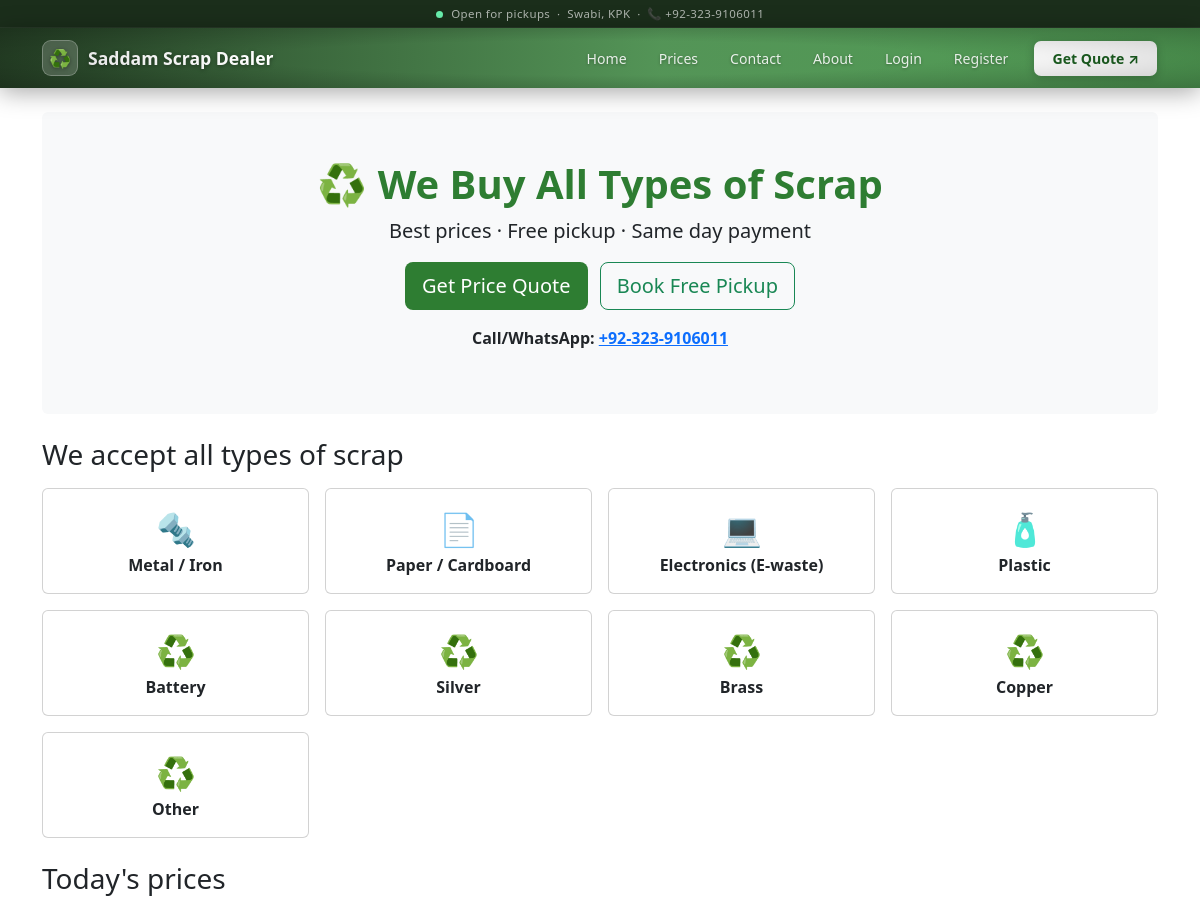
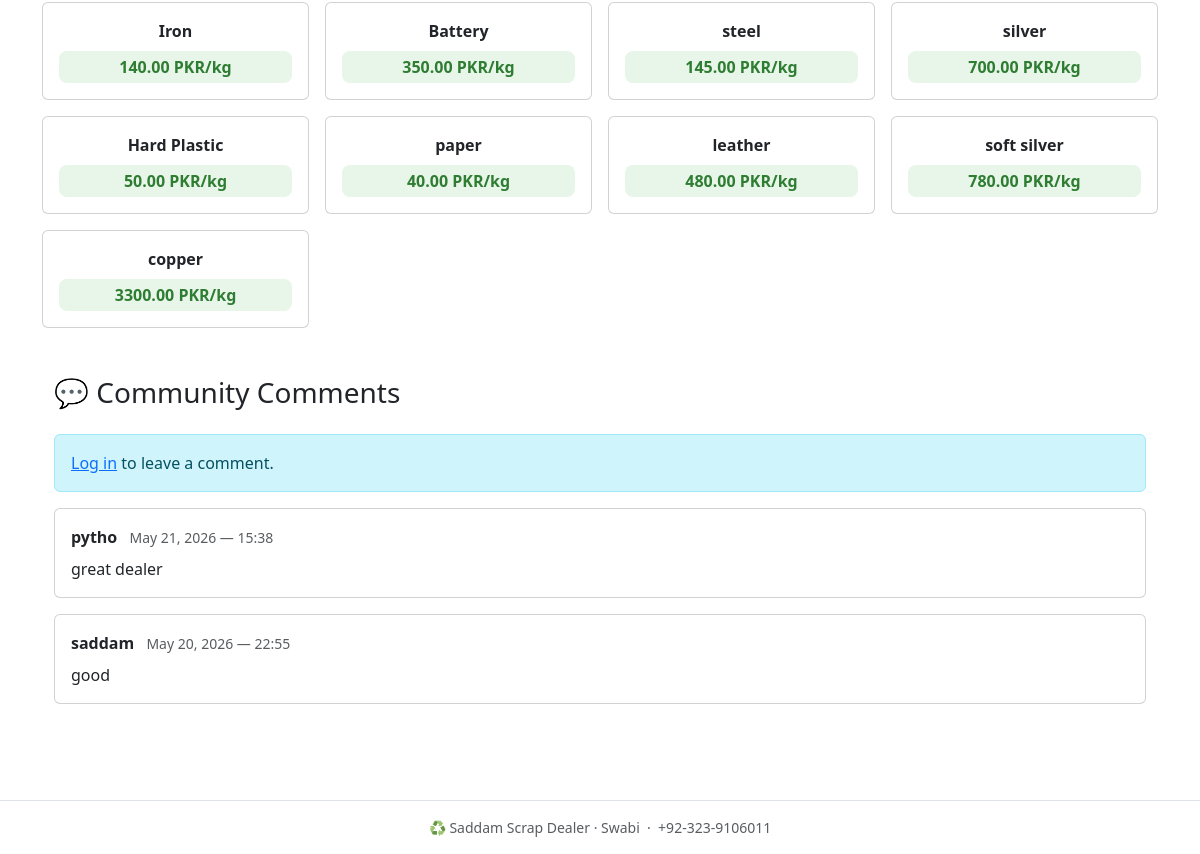
The page / on the database its author committed (2 pictures, top to bottom).
### myapp/models.py (models this page shows, shortened)
class ScrapPrice(models.Model):
    material = models.CharField(max_length=100)
    scrap_type = models.CharField(max_length=20, choices=SCRAP_TYPES)
    price_per_kg = models.DecimalField(max_digits=8, decimal_places=2)
    unit = models.CharField(max_length=20, default='PKR/kg')
    updated_at = models.DateTimeField(auto_now=True)

class Comment(models.Model):
    user = models.ForeignKey(User, on_delete=models.CASCADE)
    content = models.TextField()
    created_at = models.DateTimeField(auto_now_add=True)
    class Meta:
        ordering = ['-created_at']

### myapp/views.py (the view)
# urls.py: 2. Add a URL to urlpatterns:  path('', views.home, name='home')
def home(request):
    comments = Comment.objects.select_related('user').all()
    form = CommentForm()
    prices = ScrapPrice.objects.all()          # real queryset
    scrap_types = SCRAP_TYPES                  # import from models.py
    return render(request, 'myapp/home.html', {
        'comments': comments,
        'form': form,
        'prices': prices,
        'scrap_types': scrap_types,
    })

### templates/myapp/home.html (shortened to what this page needs)
{% extends 'base.html' %}
{% block content %}
<div class="text-center py-5 bg-light rounded mb-4">
  <h1 class="fw-bold" style="color:#2e7d32">♻ We Buy All Types of Scrap</h1>
  <p class="lead">Best prices · Free pickup · Same day payment</p>
  <a href="{% url 'get_quote' %}" class="btn btn-scrap btn-lg me-2">Get Price Quote</a>
  <a href="{% url 'book_pickup' %}" class="btn btn-outline-success btn-lg">Book Free Pickup</a>
  <p class="mt-3"><strong>Call/WhatsApp: <a href="https://wa.me/923239106011">+92-323-9106011</a></strong></p>
</div>
<h3 class="mb-3">We accept all types of scrap</h3>
<div class="row g-3 mb-4">
  {% for label, name in scrap_types %}
  <div class="col-6 col-md-3">
    <div class="card text-center p-3 h-100">
      <div style="font-size:2rem">
        {% if label == 'metal' %}🔩{% elif label == 'paper' %}📄{% elif label == 'electronics' %}💻{% elif label == 'plastic' %}🧴{% else %}♻{% endif %}
      </div>
      <strong>{{ name }}</strong>
    </div>
  </div>
  {% endfor %}
</div>
<h3>Today's prices</h3>
<div class="row g-3">
  {% for p in prices %}
  <div class="col-6 col-md-3">
    <div class="card p-3 text-center">
      <div class="fw-bold">{{ p.material }}</div>
      <div class="price-badge mt-2">{{ p.price_per_kg }} {{ p.unit }}</div>
    </div>
  </div>
  {% endfor %}
</div>
<section class="container my-5">
  <h3 class="mb-4">💬 Community Comments</h3>
  {% if user.is_authenticated %}
    <form action="{% url 'add_comment' %}" method="POST" class="mb-4">
      {% csrf_token %}
      {{ form }}
      <button type="submit" class="btn btn-success mt-2">Post Comment</button>
    </form>
  {% else %}
    <div class="alert alert-info">
      <a href="{% url 'login' %}">Log in</a> to leave a comment.
    </div>
  {% endif %}
  {% if comments %}
    {% for comment in comments %}
      <div class="card mb-3">
        <div class="card-body">
          <div class="d-flex justify-content-between align-items-start">
            <div>
              <strong>{{ comment.user.username }}</strong>
              <small class="text-muted ms-2">{{ comment.created_at|date:"M d, Y — H:i" }}</small>
            </div>
          </div>
          <p class="mt-2 mb-0">{{ comment.content }}</p>
        </div>
      </div>
    {% endfor %}
  {% else %}
    <p class="text-muted">No comments yet. Be the first!</p>
  {% endif %}
</section>
{% endblock %}

### templates/base.html (shortened to what this page needs)
<!DOCTYPE html>
<html lang="en">
<head>
  <link href="https://cdn.jsdelivr.net/npm/bootstrap@5.3.0/dist/css/bootstrap.min.css" rel="stylesheet">
</head>
<body>
<div class="navbar-statusbar">
  <span class="dot"></span>
  Open for pickups &nbsp;·&nbsp; Swabi, KPK &nbsp;·&nbsp; 📞 +92-323-9106011
</div>
<nav class="navbar navbar-expand-lg">
  <div class="container">
    <a class="navbar-brand" href="/">
      <div class="navbar-brand-icon">♻</div>
      Saddam Scrap Dealer
    </a>
    <div class="collapse navbar-collapse" id="nav">
    <ul class="navbar-nav ms-auto align-items-center gap-1 py-2 py-lg-0">
  <li class="nav-item"><a class="nav-link" href="{% url 'home' %}">Home</a></li>
  <li class="nav-item"><a class="nav-link" href="{% url 'prices' %}">Prices</a></li>
  <li class="nav-item"><a class="nav-link" href="{% url 'contact' %}">Contact</a></li>
  <li class="nav-item"><a class="nav-link" href="{% url '_about' %}">About</a></li>
  {% if user.is_authenticated %}
    <li class="nav-item"><a class="nav-link" href="{% url 'book_pickup' %}">Book Pickup</a></li>
    <li class="nav-item"><span class="nav-link text-white-50">👤 {{ user.username }}</span></li>
    <li class="nav-item"><a class="nav-link" href="{% url 'logout' %}">Logout</a></li>
  {% else %}
    <li class="nav-item"><a class="nav-link" href="{% url 'login' %}">Login</a></li>
    <li class="nav-item"><a class="nav-link" href="{% url 'register' %}">Register</a></li>
  {% endif %}
  <li class="nav-item">
    <a class="nav-link nav-cta" href="{% url 'get_quote' %}">Get Quote ↗</a>
  </li>
</ul>
    </div>
  </div>
</nav>
<main class="container py-4">
  {% block content %}{% endblock %}
</main>
<footer class="text-center py-3 mt-4 border-top text-muted small">
  ♻ Saddam Scrap Dealer · Swabi &nbsp;·&nbsp; +92-323-9106011
</footer>
</body>
</html>

### templates/base.html (style rules this page uses)
.navbar { background: linear-gradient(90deg, rgba(20, 50, 20, 0.92) 0%, rgba(46, 125, 50, 0.82) 55%, rgba(56, 142, 60, 0.88) 100%), url('https://images.unsplash.com/photo-1558618666-fcd25c85cd64?w=1400&q=80&fit=crop') center / cover no-repeat !important; padding: 0; box-shadow: 0 4px 24px rgba(0, 0, 0, 0.35); position: relative; overflow: hidden; }
.navbar::before { content: ''; position: absolute; inset: 0; background: radial-gradient(ellipse at center, transparent 40%, rgba(0,0,0,0.25) 100%); pointer-events: none; }
.navbar-brand { font-weight: 700; font-size: 1.1rem; color: #fff !important; display: flex; align-items: center; gap: 10px; padding: 12px 0; text-shadow: 0 1px 4px rgba(0,0,0,0.4); }
.navbar-brand-icon { width: 36px; height: 36px; background: rgba(255, 255, 255, 0.18); backdrop-filter: blur(4px); border: 1px solid rgba(255,255,255,0.25); border-radius: 9px; display: flex; align-items: center; justify-content: center; font-size: 18px; transition: background 0.2s, transform 0.2s; }
.navbar-nav .nav-link { color: rgba(255, 255, 255, 0.88) !important; font-size: 0.88rem; padding: 8px 13px !important; border-radius: 7px; transition: background 0.18s, color 0.18s, transform 0.15s; margin: 0 1px; text-shadow: 0 1px 3px rgba(0,0,0,0.3); }
.navbar-nav .nav-link.nav-cta { background: #fff; color: #1b5e20 !important; font-weight: 700; margin-left: 8px; padding: 7px 18px !important; text-shadow: none; box-shadow: 0 2px 10px rgba(0,0,0,0.2); }
.navbar-statusbar { background: rgba(15, 35, 15, 0.95); color: rgba(255,255,255,0.65); font-size: 11.5px; padding: 5px 0; text-align: center; letter-spacing: 0.4px; border-bottom: 1px solid rgba(255,255,255,0.06); }
.navbar-statusbar .dot { display: inline-block; width: 7px; height: 7px; border-radius: 50%; background: #69f0ae; margin-right: 5px; vertical-align: middle; animation: pulse 2s infinite; }
.btn-scrap { background: #2e7d32; color: white; }
.price-badge { background: #e8f5e9; color: #2e7d32; border-radius: 8px; padding: 4px 12px; font-weight: 600; }

### rows shown on the page
ScrapPrice: material "Iron", price_per_kg "140.00", unit "PKR/kg"
ScrapPrice: material "Battery", price_per_kg "350.00", unit "PKR/kg"
ScrapPrice: material "steel", price_per_kg "145.00", unit "PKR/kg"
ScrapPrice: material "silver", price_per_kg "700.00", unit "PKR/kg"
ScrapPrice: material "Hard Plastic", price_per_kg "50.00", unit "PKR/kg"
ScrapPrice: material "paper", price_per_kg "40.00", unit "PKR/kg"
ScrapPrice: material "leather", price_per_kg "480.00", unit "PKR/kg"
ScrapPrice: material "soft silver", price_per_kg "780.00", unit "PKR/kg"
ScrapPrice: material "copper", price_per_kg "3300.00", unit "PKR/kg"
Comment: user.username "pytho", created_at "May 21, 2026 — 15:38", content "great dealer"
Comment: user.username "saddam", created_at "May 20, 2026 — 22:55", content "good"

### other values the page prints
{{ name }} "Metal / Iron" "Paper / Cardboard" "Electronics (E-waste)" "Plastic" "Battery" "Silver" "Brass" "Copper" "Other"
